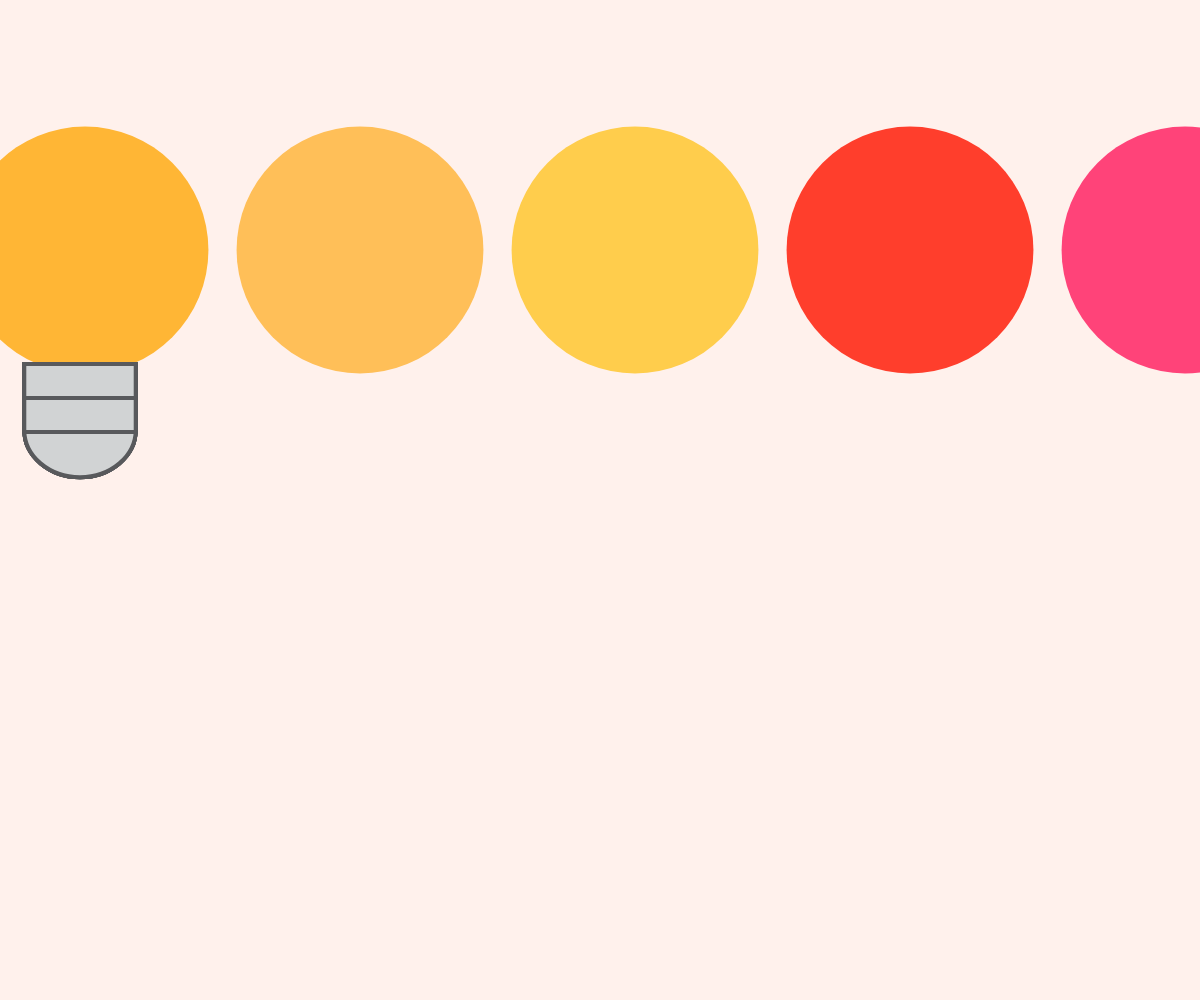
Frame 1 (no input)
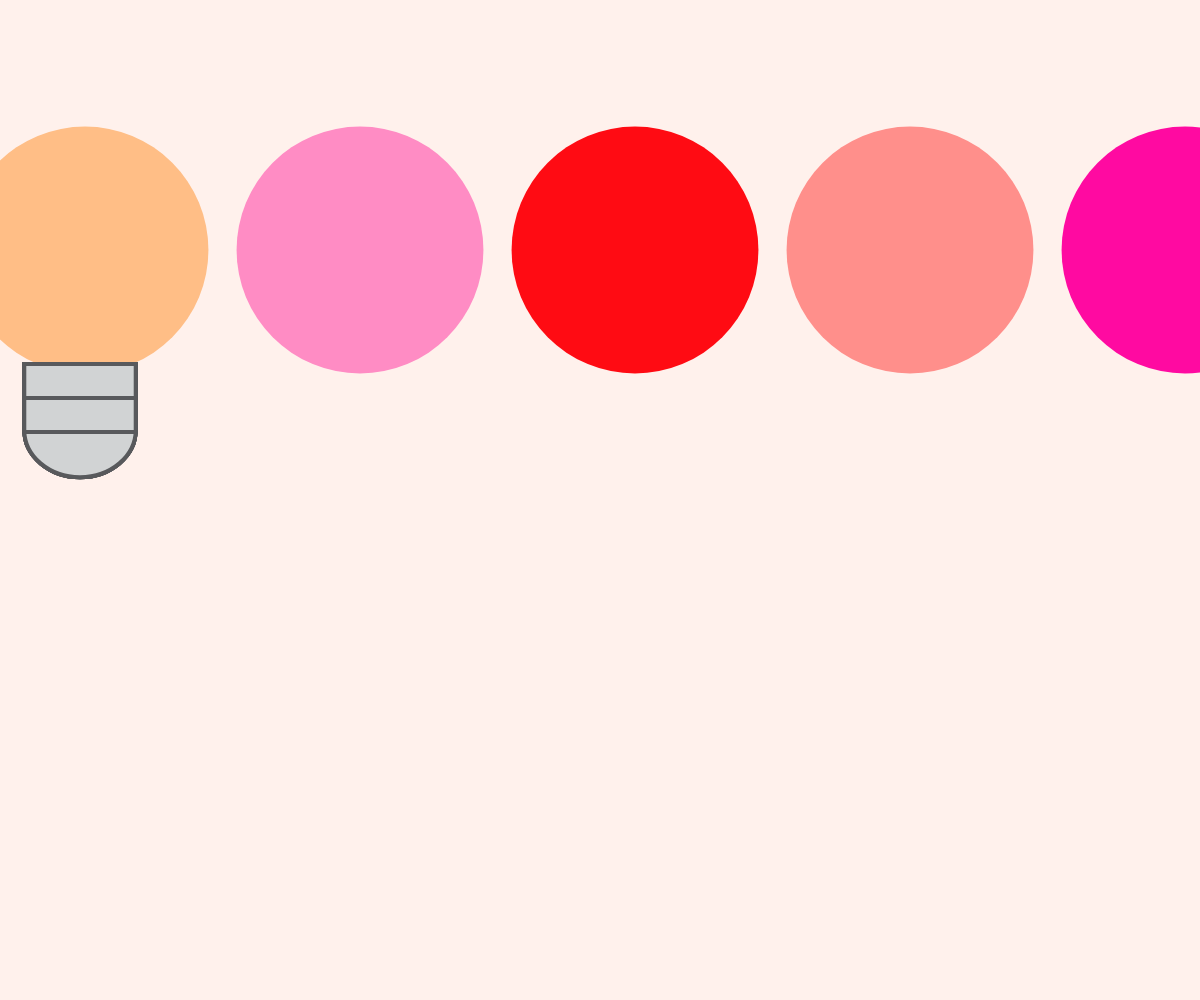
Frame 60 (no input)
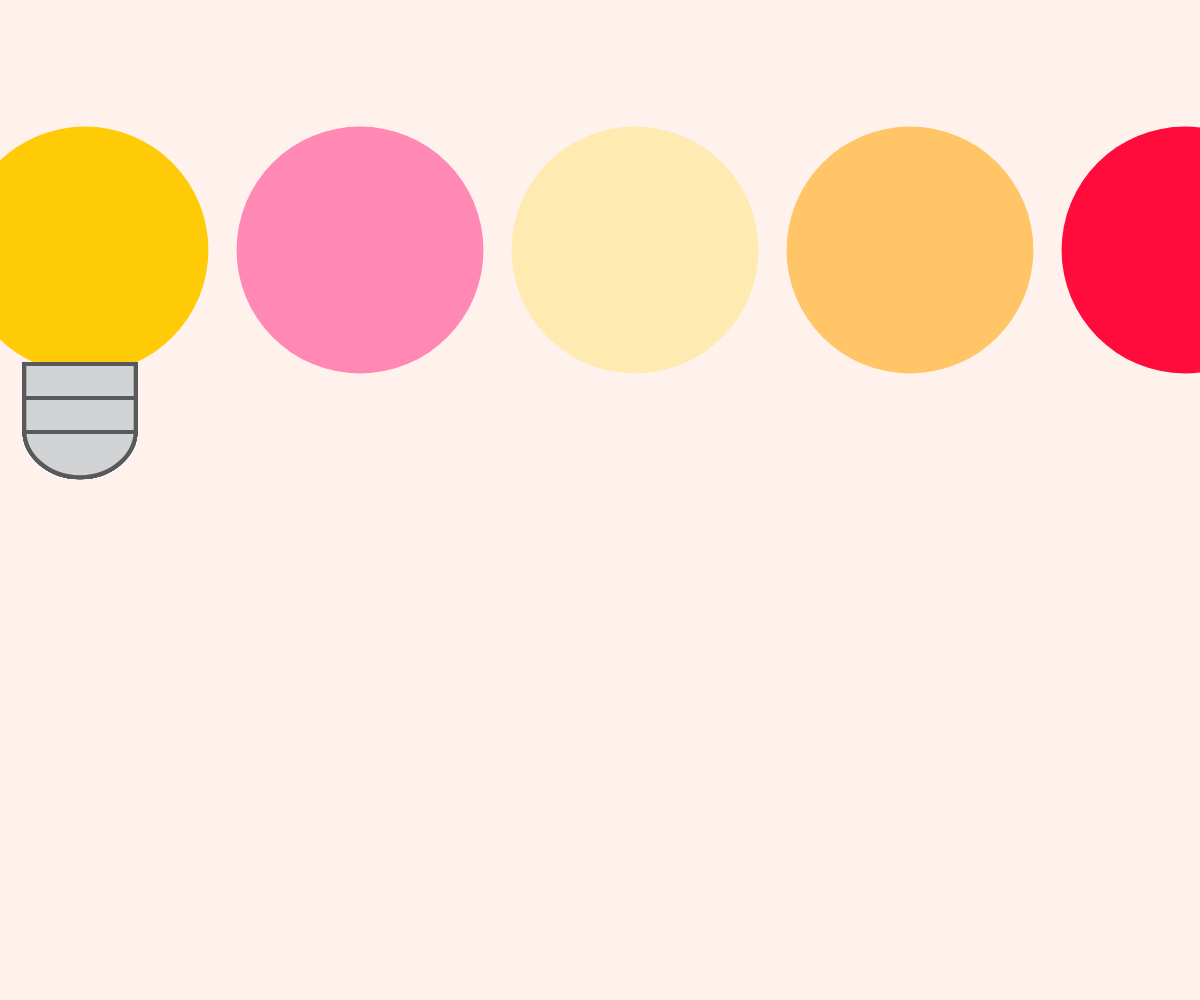
Frame 120 (the mouse pressed at the canvas centre since frame 60)

The p5.js sketch that drew these frames (run headless with seeded random() and noise() and a simulated clock; from frame 60 on, the mouse is pressed at the canvas centre):

// p5.js sketch
// ── sketch.js
function setup(){
    createCanvas(windowWidth, windowHeight);
    rectMode(CENTER);
    
}

function draw(){ 
    
    background(255, 241, 236);
    
    for (var i = 85; i<width; i +=275){
        
        itslit(i,250,246.865,255,random(0,255),random(0,255));

     
}
}
    

    

function itslit(x,y,size,r,g,b){
    rectMode(CENTER);
    fill(r,g,b);
    noStroke();
//    ellipse(85,250,246.865,246.865);
    ellipse(x,y,size,size);
    fill(209,211,212);
    stroke(88,89,92);
    strokeWeight(4);
    ellipse(80,430, 111.424, 94.378);
    rect(80,415,111.424,33.789);
    rect(80,381,111.424,33.789);
    
    
}
